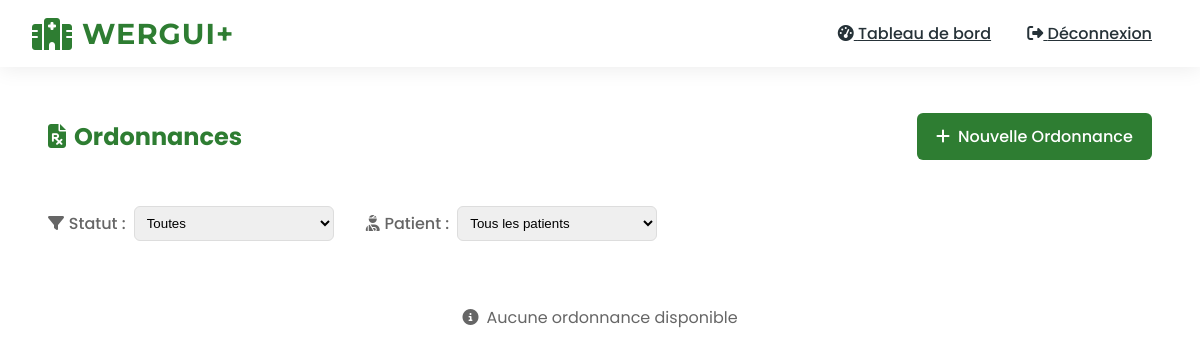
Before: /accounts/doctor/view-prescriptions/ (signed in) with the older database file.
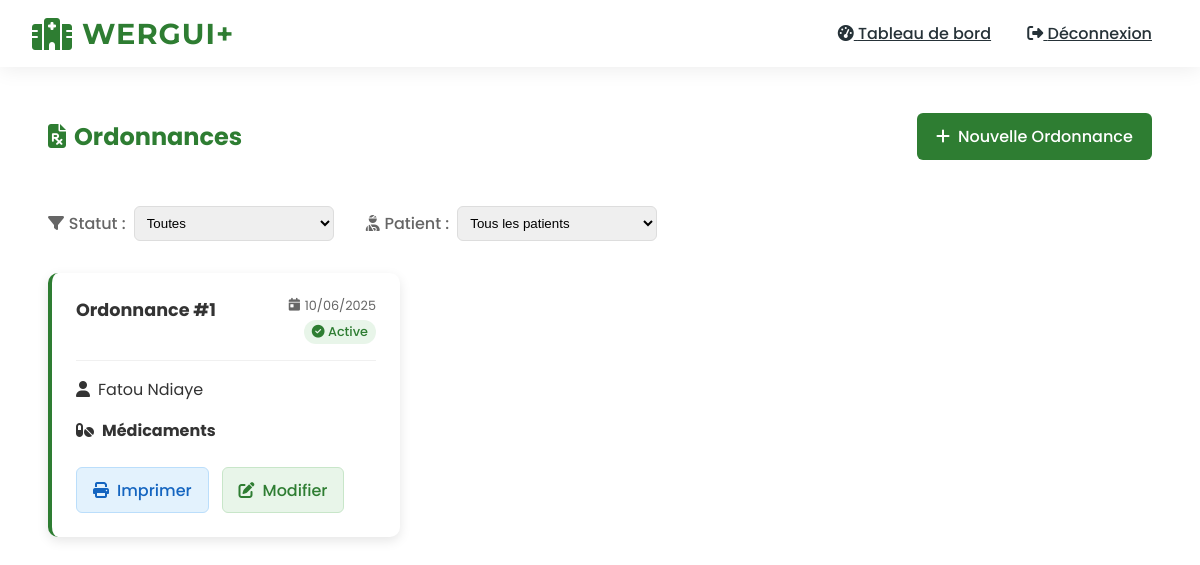
After: the same page with the newer database file.
### accounts/models.py (models this page shows, shortened)
class Prescription(models.Model):
    patient = models.ForeignKey(CustomUser, on_delete=models.CASCADE, related_name='prescriptions')
    doctor = models.ForeignKey(CustomUser, on_delete=models.CASCADE, related_name='issued_prescriptions')
    created_at = models.DateTimeField(auto_now_add=True)
    medication = models.TextField()
    dosage = models.TextField()
    instructions = models.TextField()
    is_dispensed = models.BooleanField(default=False)
    dispensed_by = models.ForeignKey(
        CustomUser,
        on_delete=models.SET_NULL,
        null=True,
        blank=True,
        related_name='dispensed_prescriptions'
    )
    dispensed_at = models.DateTimeField(null=True, blank=True)
    notes = models.TextField(blank=True)

class CustomUser(AbstractUser):
    ROLES = (
        ('DOCTOR', 'Médecin'),
        ('NURSE', 'Infirmier'),
        ('PHARMACIST', 'Pharmacien'),
        ('ADMIN', 'Administrateur'),
        ('PATIENT', 'Patient'),
    )
    role = models.CharField(max_length=15, choices=ROLES)
    phone_regex = RegexValidator(
        regex=r'^\+?1?\d{9,15}$',
        message="Le numéro de téléphone doit être au format: '+221771234567'."
    )
    phone_number = models.CharField(validators=[phone_regex], max_length=17, unique=True)
    is_verified = models.BooleanField(default=False)
    mfa_code = models.CharField(max_length=6, null=True, blank=True)
    mfa_code_created_at = models.DateTimeField(null=True, blank=True)
    groups = models.ManyToManyField(
        'auth.Group',
        verbose_name='groups',
        blank=True,
        help_text='The groups this user belongs to.',
        related_name="customuser_set",
        related_query_name="user",
    )
    user_permissions = models.ManyToManyField(
        'auth.Permission',
        verbose_name='user permissions',
        blank=True,
        help_text='Specific permissions for this user.',
        related_name="customuser_set",
        related_query_name="user",
    )

### accounts/views.py (the view)
# urls.py: path('doctor/view-prescriptions/', views.view_prescriptions, name='view_prescriptions'),
@login_required
@role_required('PHARMACIST', 'DOCTOR', 'NURSE')
def view_prescriptions(request):
    if request.user.role == 'PHARMACIST':
        prescriptions = Prescription.objects.all().select_related('patient', 'doctor')
    else:
        prescriptions = Prescription.objects.filter(doctor=request.user).select_related('patient')
    return render(request, 'accounts/doctor/view_prescriptions.html', {
        'prescriptions': prescriptions
    })

### accounts/views.py (called while the page is built)
def role_required(*roles):
    def decorator(view_func):
        @wraps(view_func)
        def _wrapped_view(request, *args, **kwargs):
            if request.user.role not in roles:
                messages.error(request, "Vous n'avez pas la permission d'accéder à cette page.")
                return redirect('dashboard')
            return view_func(request, *args, **kwargs)
        return _wrapped_view
    return decorator

### accounts/templates/accounts/doctor/view_prescriptions.html (shortened to what this page needs)
{% extends "base.html" %}
{% block content %}
<div class="medical-container">
    <div class="section-header">
        <h2 class="section-title">
            <i class="fas fa-file-prescription"></i> Ordonnances
        </h2>
        <div class="header-actions">
            <a href="{% url 'create_prescription' %}" class="btn btn-primary">
                <i class="fas fa-plus"></i> Nouvelle Ordonnance
            </a>
        </div>
    </div>
    <div class="filter-bar">
        <div class="filter-group">
            <label for="status-filter" class="filter-label">
                <i class="fas fa-filter"></i> Statut :
            </label>
            <select id="status-filter" class="filter-select">
                <option value="all">Toutes</option>
            </select>
        </div>
        <div class="filter-group">
            <label for="patient-filter" class="filter-label">
                <i class="fas fa-user-injured"></i> Patient :
            </label>
            <select id="patient-filter" class="filter-select">
                <option value="all">Tous les patients</option>
            </select>
        </div>
    </div>
    <div class="prescriptions-grid">
        {% for prescription in prescriptions %}
        <div class="prescription-card {% if prescription.is_expired %}expired{% else %}active{% endif %}"
             data-status="{% if prescription.is_expired %}expired{% else %}active{% endif %}"
             data-patient="{{ prescription.patient.id }}">
            <div class="prescription-header">
                <h3 class="prescription-title">Ordonnance #{{ prescription.id }}</h3>
                <div class="prescription-meta">
                    <span class="prescription-date">
                        <i class="fas fa-calendar-day"></i> {{ prescription.created_at|date:"d/m/Y" }}
                    </span>
                    <span class="prescription-status">
                        {% if prescription.is_expired %}
                        <i class="fas fa-exclamation-triangle"></i> Expirée
                        {% else %}
                        <i class="fas fa-check-circle"></i> Active
                        {% endif %}
                    </span>
                </div>
            </div>
            <div class="prescription-patient">
                <i class="fas fa-user"></i> {{ prescription.patient.get_full_name }}
            </div>
            <div class="prescription-medications">
                <h4 class="medications-title">
                    <i class="fas fa-pills"></i> Médicaments
                </h4>
            </div>
            <div class="prescription-actions">
                <a href="{% url 'print_prescription' prescription.id %}" class="btn btn-print">
                    <i class="fas fa-print"></i> Imprimer
                </a>
                <a href="{% url 'edit_prescription' prescription.id %}" class="btn btn-edit">
                    <i class="fas fa-edit"></i> Modifier
                </a>
            </div>
        </div>
        {% empty %}
        <div class="no-prescriptions">
            <i class="fas fa-info-circle"></i> Aucune ordonnance disponible
        </div>
        {% endfor %}
    </div>
</div>
{% endblock %}

Changed rows visible on the page:
added Prescription: id "1", created_at "10/06/2025", patient.get_full_name "Fatou Ndiaye"
Other visible differences:
text no longer shown: "Aucune ordonnance disponible"
